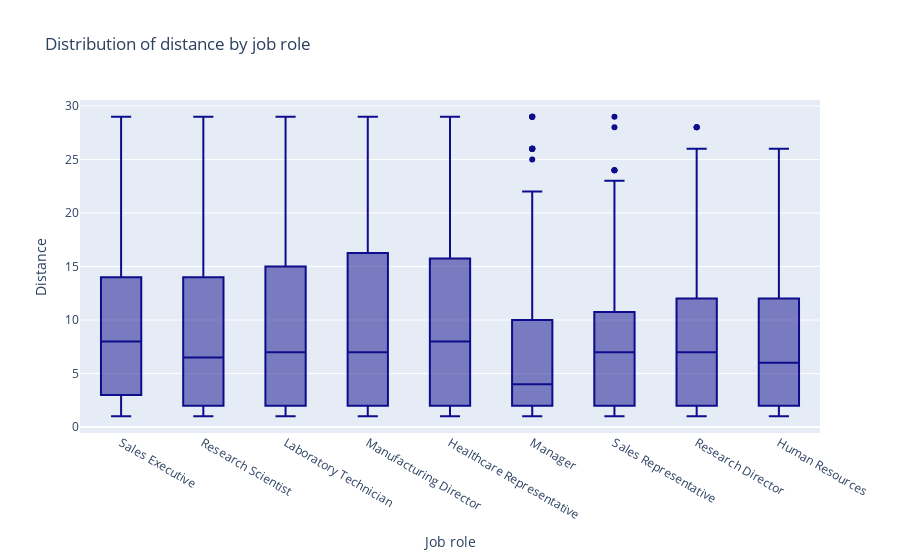

Notebook code for this chart:
### Code cell
###number one
import pandas as pd
import plotly.graph_objects as go
atr = pd.read_csv("WA_Fn-UseC_-HR-Employee-Attrition.csv")
atr.head()

trace0 = go.Box(
    x=atr.JobRole,
    y=atr.DistanceFromHome,
    name = 'Job role',
    marker = dict(
        color = 'rgb(12, 12, 140)',
    )
)

data = [trace0]

layout = go.Layout(title='Distribution of distance by job role',
                   xaxis=dict(title='Job role'),
                   yaxis=dict(title='Distance')
                  )
fig = go.Figure(data=data, layout = layout)


#fig = go.Figure(dict(data = data, layout = layout))

fig.show()

### Figure 1 — Plotly figure (JSON) as saved in the notebook; plotly's stock layout.template omitted (floating-point values rounded to 4 significant figures; data arrays with more than 128 entries replaced by an {"elided": "..."} marker saying what was removed)
{"data": [{"marker": {"color": "rgb(12, 12, 140)"}, "name": "Job role", "type": "box", "x": {"elided": "1470 str values"}, "y": {"elided": "1470 int values"}}], "layout": {"title": {"text": "Distribution of distance by job role"}, "xaxis": {"title": {"text": "Job role"}}, "yaxis": {"title": {"text": "Distance"}}}}
